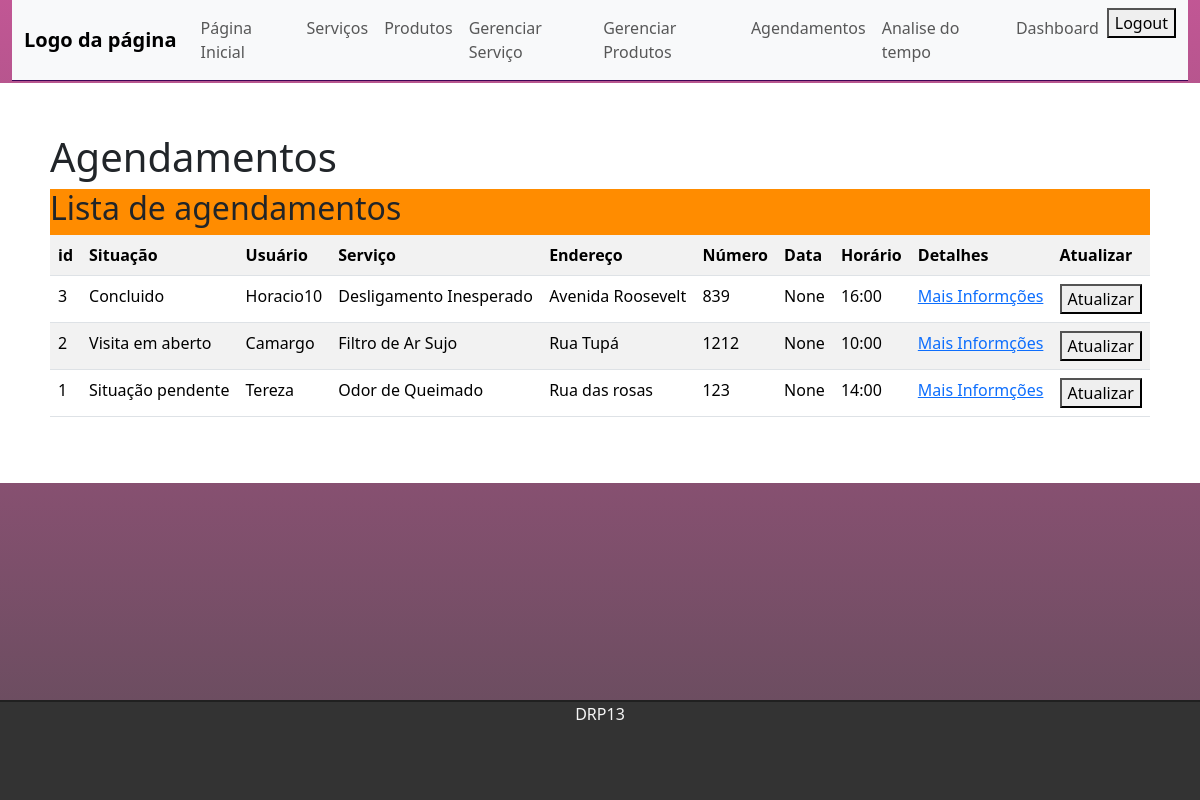
Page /appoitmentsList (signed in) on the earlier database version.
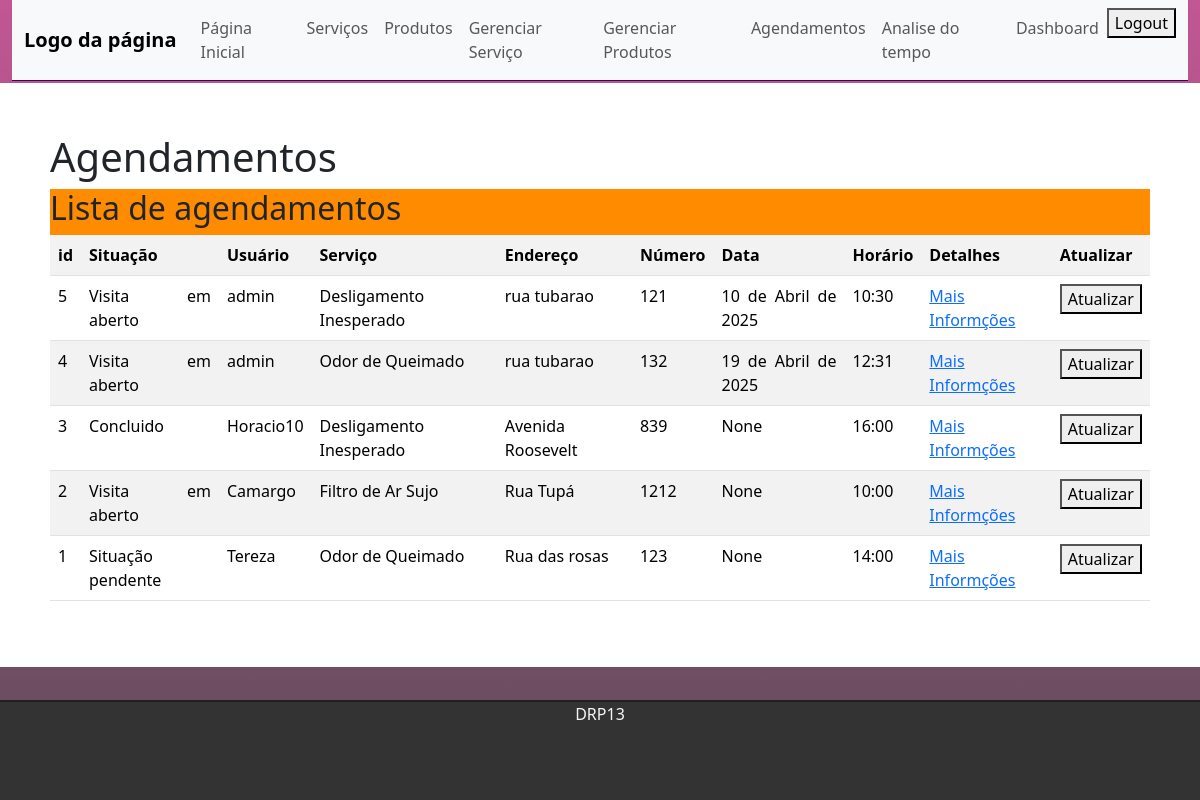
Same page on the later database version.
### appoitments/models.py (models this page shows)
class Appoitment(models.Model):
    id = models.BigAutoField(primary_key=True)
    user = models.CharField()
    name = models.CharField()
    service = models.ForeignKey(Service, on_delete=models.SET_NULL, null=True)
    address = models.CharField(max_length=50)
    address_number = models.IntegerField()
    date = models.DateField()
    hour = models.TimeField()
    description = models.TextField()
    status = models.CharField(max_length=20, choices=status, default='Visita em aberto')

### services/models.py (models this page shows)
class Service(models.Model):
    id = models.BigAutoField(primary_key=True)
    service = models.CharField(max_length=50)
    category = models.CharField(choices=categoryService)
    value = models.CharField(max_length=100)
    description = models.CharField(max_length=100)
    def __str__(self):
        return self.service

### appoitments/views.py (the view)
# urls.py: path('appoitmentsList', views.appoitmentsList, name='appoitmentsList'),
@user_passes_test(lambda u: u.is_superuser)
def appoitmentsList(request):
    appoitments = Appoitment.objects.all().order_by('-id')
    return render(request, 'appoitments/appoitmentsList.html', {'appoitments': appoitments})

### templates/appoitments/appoitmentsList.html (shortened to what this page needs)
{% extends 'tasks/index.html' %}
{% block content %}
<div class="text-box">
    <h1> Agendamentos </h1>
    <div class="table-responive table-edit" >
        <h2>Lista de agendamentos</h2>
        <table class="table table-striped">
            <tr>
                <th>id</th>
                <th>Situação</th>
                <th>Usuário</th>
                <th>Serviço</th>
                <th>Endereço</th>
                <th>Número</th>
                <th>Data</th>
                <th> Horário</th>
                <th>Detalhes</th>
                <th>Atualizar</th>
            </tr>
            {% for task in appoitments %}
            <tr>
                <td>{{task.id}}</td>
                <td>{{task.status}}</td>
                <td>{{task.user}}</td>
                <td>{{task.service}}</td>
                <td>{{task.address}}</td>
                <td>{{task.address_number}}</td>
                <td>{{task.date}}</td>
                <td>{{task.hour}}</td>
                <td><a href="{% url 'info' task.id %}">Mais Informções</a></td>
                <td><a href="{% url 'updateAppoitment' task.id %}"><button>Atualizar</button></a></td>
            </tr>
            {%endfor %}
        </table>
    </div>
</div>
{% endblock %}

### templates/tasks/index.html (shortened to what this page needs)
{% load static %}
<!DOCTYPE html>
<html lang="pt">
<head>
    <link href="https://cdn.jsdelivr.net/npm/bootstrap@5.3.3/dist/css/bootstrap.min.css" rel="stylesheet">
    <link rel="stylesheet"  href="{% static 'css/style.css' %}">
</head>
<body>
    <div class="wrapper">
        <header>
            <div class="container-fluid ">
                    <nav class="navbar navbar-expand-lg bg-body-tertiary">
                        <div class="container-fluid">
                            <a onclick="test()" class="navbar-brand" href="/">Logo da página</a>
                            <div class="collapse navbar-collapse" id="navbarSupportedContent">
                            <ul class="navbar-nav">
                                {% if request.user.is_superuser  %}
                                <li class="nav-item">
                                    <a class="nav-link" href="{%url 'homeAdmin' %}">Página Inicial </a>
                                </li>
                                {%endif%}
                                <li class="nav-item">
                                    <a class="nav-link" href="{%url 'servicesList' %}">Serviços </a>
                                </li>
                                <li class="nav-item">
                                    <a class="nav-link" href="{% url 'productsList' %}">Produtos</a>
                                </li>
                                {% if request.user.is_superuser  %}
                                <li class="nav-item">
                                    <a class="nav-link" href="{% url 'managerService' %}">Gerenciar Serviço</a>
                                </li>
                                <li class="nav-item">
                                    <a class="nav-link" href="{% url 'managerProduct' %}">Gerenciar Produtos</a>
                                </li>
                                <li class="nav-item">
                                    <a class="nav-link" href="{% url 'appoitmentsList' %}">Agendamentos</a>
                                </li>
                                {% endif %}
                                {% if request.user.is_superuser%}
                                <li class ="nav-item">
                                    <a class="nav-link" href="{% url 'weather'  %}">Analise do tempo</a>
                                </li>
                                {%endif%}
                                {% if request.user.is_superuser%}
                                <li class="nav-item">
                                    <a class="nav-link" href="dashboard">Dashboard</a>
                                </li>
                                {% endif %}
                                {% if request.user.is_authenticated%}
                                <li class="nav-item">
                                        <form action="{% url 'logout' %}" method="post">
                                            <button type="submit">Logout</button>
                                        </form>
                                    </li>
                                {% endif %}
                            </ul>
                            </div>
                        </div>
                    </nav>
        </header>
                    <main>
                        <div class="home_page">
                            {% block content %}
                            {% endblock %}
                        </div>
                    </main>
                    <footer>
                        <p>DRP13</p>
                    </footer>
                </div>
</body>
</html>

### static/css/style.css (style rules this page uses)
.navbar { border-bottom: 1px solid #3f0457; margin-bottom: 2px; }
.navbar-nav { margin: auto; }
.navbar-brand { font-weight: bold; }
.wrapper { display: flex; min-height: 100vh; flex-direction: column; }
.wrapper main { flex: 1; }
footer { position: relative; bottom: 0; width: 100%; background-color: #333; height: 100px; border-top: 2px solid #202020; }
footer p { color: #f5f5f5; text-align: center; top: 50%; }
.text-box { background: #ffffff; text-align: justify; padding: 50px; }
.table-edit { background-color: darkorange; }
body { background: linear-gradient( rgba(167, 15, 103, 0.7), rgba(29, 0, 19, 0.7)); background-repeat: no-repeat; }

Differences in the rows shown:
added Appoitment: id "5", status "Visita em aberto", user "admin", service "Desligamento Inesperado", address "rua tubarao", address_number "121", date "10 de Abril de 2025", hour "10:30"
added Appoitment: id "4", status "Visita em aberto", user "admin", service "Odor de Queimado", address "rua tubarao", address_number "132", date "19 de Abril de 2025", hour "12:31"
